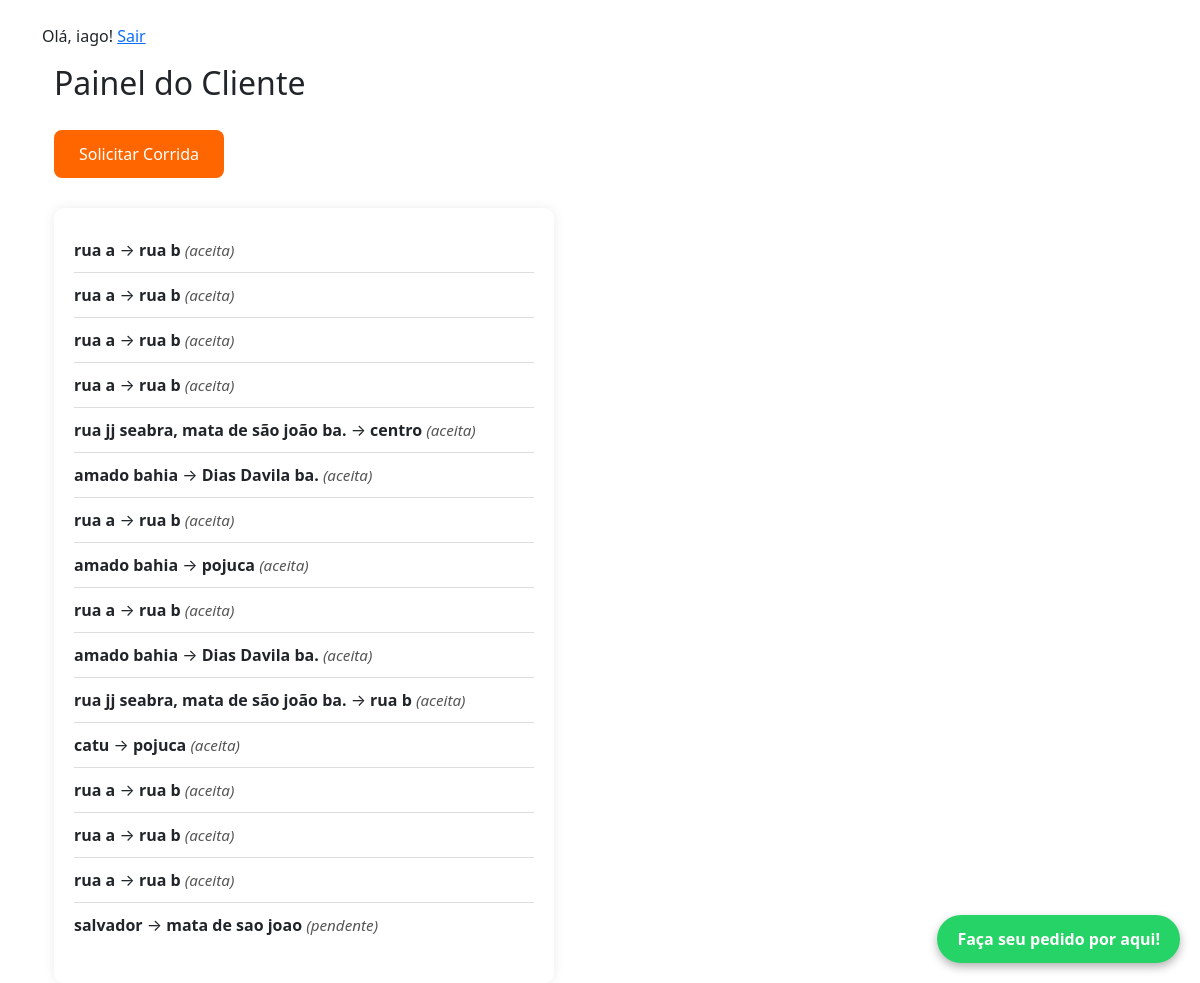
/painel-cliente/ (signed in), run on the app's committed database.
### core/models.py (models this page shows)
class Usuario(AbstractUser):
    TIPO_USUARIO = (
        ('cliente', 'Cliente'),
        ('mototaxista', 'Mototaxista'),
    )
    tipo = models.CharField(max_length=20, choices=TIPO_USUARIO)
    telefone = models.CharField(max_length=15, blank=True)

class Corrida(models.Model):
    cliente = models.ForeignKey(Usuario, on_delete=models.CASCADE, related_name='corridas_cliente')
    mototaxista = models.ForeignKey(Usuario, on_delete=models.SET_NULL, null=True, blank=True, related_name='corridas_mototaxista')
    origem = models.CharField(max_length=255)
    destino = models.CharField(max_length=255)
    status = models.CharField(max_length=20, choices=[('pendente', 'Pendente'), ('aceita', 'Aceita'), ('finalizada', 'Finalizada')], default='pendente')
    data = models.DateTimeField(auto_now_add=True)

### core/views.py (the view)
# urls.py: path('painel-cliente/', views.painel_cliente, name='painel_cliente'),
@login_required
def painel_cliente(request):
    corridas = Corrida.objects.filter(cliente=request.user)
    return render(request, 'core/painel_cliente.html', {'corridas': corridas})

### core/templates/core/painel_cliente.html
{% extends 'base.html' %}
{% block content %}
  <div class="container">
    <h2>Painel do Cliente</h2>
    <a href="{% url 'solicitar_corrida' %}" class="btn">Solicitar Corrida</a>
    <div class="corridas">
      {% if corridas %}
        <ul>
          {% for corrida in corridas %}
            <li>
              <strong>{{ corrida.origem }}</strong> → <strong>{{ corrida.destino }}</strong>
              <span class="status">({{ corrida.status }})</span>
            </li>
          {% endfor %}
        </ul>
      {% else %}
        <p>Nenhuma corrida encontrada.</p>
      {% endif %}
    </div>
  </div>
{% endblock %}

### core/templates/base.html (shortened to what this page needs)
{% load static %}
<html>
<head>
  <link href="https://cdn.jsdelivr.net/npm/bootstrap@5.3.0/dist/css/bootstrap.min.css" rel="stylesheet">
</head>
<body>
<div class="container mt-4">
  {% if user.is_authenticated %}
    <p>Olá, {{ user.username }}! <a href="{% url 'sair' %}">Sair</a></p>
  {% endif %}
  {% block content %}{% endblock %}
</div>
  <a href="https://wa.me/5571984556226" target="_blank" class="whatsapp-button">Faça seu pedido por aqui!</a>
</body>
</html>

### core/templates/base.html (style rules this page uses)
.whatsapp-button { position: fixed; bottom: 20px; right: 20px; background-color: #25d366; color: white; padding: 12px 20px; border-radius: 50px; text-decoration: none; font-weight: bold; box-shadow: 0 4px 10px rgba(0,0,0,0.3); z-index: 1000; }
.corridas { margin-top: 30px; width: 100%; max-width: 500px; text-align: left; background: #fff; padding: 20px; border-radius: 10px; box-shadow: 0 0 12px rgba(0,0,0,0.08); }
.corridas ul { list-style-type: none; padding: 0; }
.corridas li { padding: 10px 0; border-bottom: 1px solid #ddd; }
.corridas li:last-child { border-bottom: none; }
.status { color: #555; font-style: italic; font-size: 0.95em; }
.btn { display: inline-block; padding: 12px 25px; font-size: 16px; color: white; background-color: #ff6600; border: none; border-radius: 8px; text-decoration: none; transition: 0.3s; cursor: pointer; margin-top: 20px; }

### data on the page
Usuario: username "iago"
Corrida: origem "rua a", destino "rua b", status "aceita"
Corrida: origem "rua a", destino "rua b", status "aceita"
Corrida: origem "rua a", destino "rua b", status "aceita"
Corrida: origem "rua a", destino "rua b", status "aceita"
Corrida: origem "rua jj seabra, mata de são joão ba.", destino "centro", status "aceita"
Corrida: origem "amado bahia", destino "Dias Davila ba.", status "aceita"
Corrida: origem "rua a", destino "rua b", status "aceita"
Corrida: origem "amado bahia", destino "pojuca", status "aceita"
Corrida: origem "rua a", destino "rua b", status "aceita"
Corrida: origem "amado bahia", destino "Dias Davila ba.", status "aceita"
Corrida: origem "rua jj seabra, mata de são joão ba.", destino "rua b", status "aceita"
Corrida: origem "catu", destino "pojuca", status "aceita"
Corrida: origem "rua a", destino "rua b", status "aceita"
Corrida: origem "rua a", destino "rua b", status "aceita"
Corrida: origem "rua a", destino "rua b", status "aceita"
Corrida: origem "salvador", destino "mata de sao joao", status "pendente"
